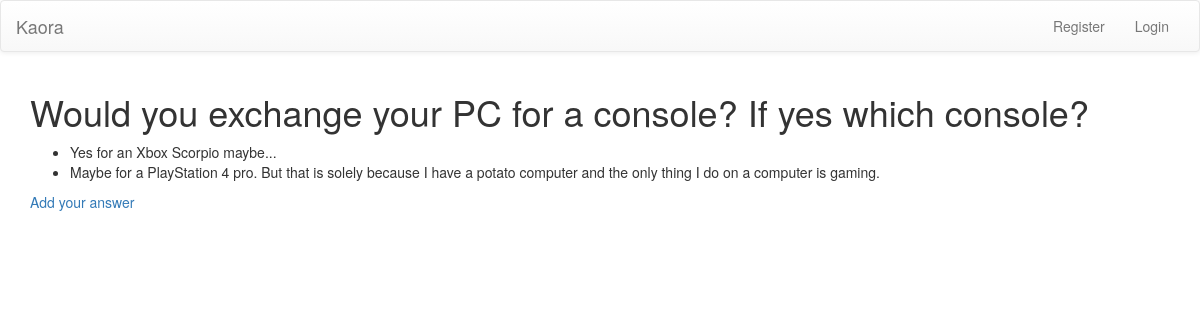
/quora/4, run on an earlier commit of the app's database.
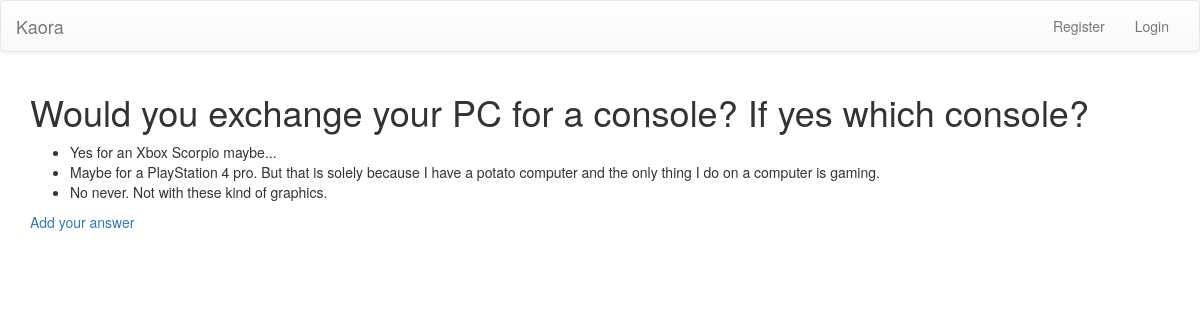
And on a later commit of the database.
### quora/models.py (models this page shows, shortened)
class Answer(models.Model):
    question = models.ForeignKey(Question, on_delete=models.CASCADE)
    answer_text = models.TextField()
    answered_date = models.DateTimeField(default=timezone.now)

### quora/views.py (the view)
# urls.py: url(r'^(?P<pk>[0-9]+)$', AnswersList.as_view(), name='answers'),
class AnswersList(DetailView):
    model = Question
    template_name = 'quora/answer_list.html'

### quora/templates/quora/answer_list.html
{% extends 'quora/base.html' %}
{% block content %}
<h1>{{ question.question_text }}</h1>
<ul>
  {% for answer in question.answer_set.all %}
    <li>{{ answer.answer_text }}</li>
  {% endfor %}
</ul>
<a href="{% url 'answer' pk=question.id %}">Add your answer</a>
{% endblock %}

What changed in the data, as far as the page shows it:
added Answer: answer_text "No never. Not with these kind of graphics."
